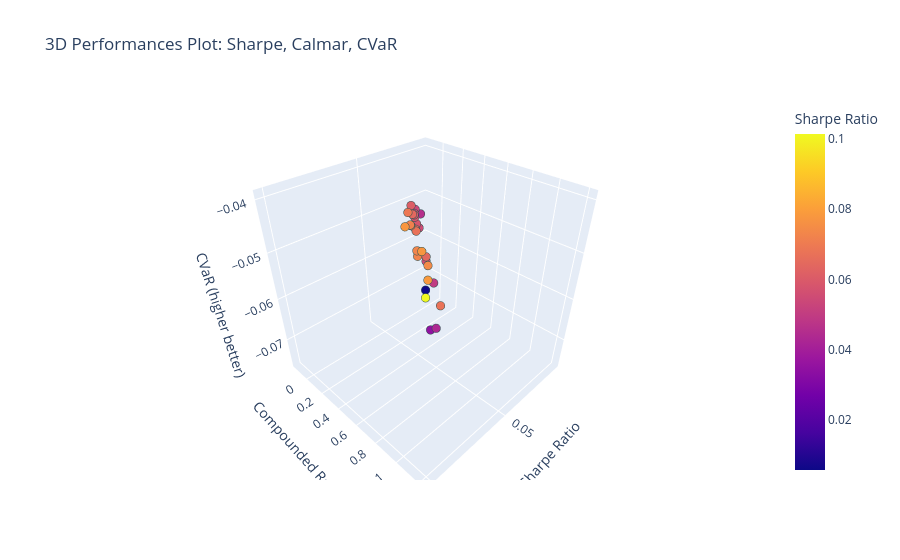

Notebook cell for this chart:
### Markdown cell above
##### Pareto Frontier with 2 or 3 Metrics

### Code cell
fig = px.scatter_3d(
    all_overall_perfs,
    x='sharpe',
    y='compunded_return',
    z='cvar',
    hover_name=all_overall_perfs.index,
    color='sharpe',                # color by Sharpe (or any metric)
    title='3D Performances Plot: Sharpe, Calmar, CVaR',
    labels={
        'sharpe': 'Sharpe Ratio',
        'compunded_return': 'Compounded Return',
        'cvar': 'CVaR (higher better)'
    }
)

# Update marker size and appearance
fig.update_traces(marker=dict(size=5, line=dict(width=1, color='DarkSlateGrey')))

fig.show()

### Figure 1 — Plotly figure (JSON) as saved in the notebook; plotly's stock layout.template omitted (floating-point values rounded to 4 significant figures)
{"data": [{"hovertemplate": "<b>%{hovertext}</b><br><br>Sharpe Ratio=%{marker.color}<br>Compounded Return=%{y}<br>CVaR (higher better)=%{z}<extra></extra>", "hovertext": ["PatchTST-custom_loss_11", "TemporalTransformer-custom_loss_11", "AttentionLSTM-custom_loss_13", "AttentionLSTM-custom_loss_10", "AttentionLSTM-custom_loss_11", "InvertedAttentionLSTM-custom_loss_13", "InvertedAttentionLSTM-custom_loss_10", "VLSTM-custom_loss_14", "BaseLSTM-custom_loss_14", "PatchTST-custom_loss_13", "BaseLSTM-custom_loss_10", "DeformTime-custom_loss_13", "BaseLSTM-custom_loss_13", "VLSTM-custom_loss_13", "VLSTM-custom_loss_10", "PatchTST-custom_loss_14", "InvertedAttentionLSTM-custom_loss_14", "AttentionLSTM-custom_loss_14", "TemporalTransformer-custom_loss_13", "InvertedAttentionLSTM-custom_loss_11", "DeformTime-custom_loss_10", "BaseLSTM-custom_loss_11", "DeformTime-custom_loss_14", "TemporalTransformer-custom_loss_14", "TemporalTransformer-custom_loss_10", "PatchTST-custom_loss_10", "DeformTime-custom_loss_11", "VLSTM-custom_loss_11"], "legendgroup": "", "marker": {"color": [0.1013, 0.0784, 0.0776, 0.0775, 0.0743, 0.0726, 0.0723, 0.0714, 0.0713, 0.0689, 0.0672, 0.0672, 0.0643, 0.0642, 0.0641, 0.0609, 0.0587, 0.0586, 0.0581, 0.057, 0.0555, 0.0544, 0.0539, 0.0499, 0.0456, 0.0434, 0.0346, 0.0058], "coloraxis": "coloraxis", "line": {"color": "DarkSlateGrey", "width": 1}, "size": 5, "symbol": "circle"}, "mode": "markers", "name": "", "scene": "scene", "showlegend": false, "type": "scatter3d", "x": [0.1013, 0.0784, 0.0776, 0.0775, 0.0743, 0.0726, 0.0723, 0.0714, 0.0713, 0.0689, 0.0672, 0.0672, 0.0643, 0.0642, 0.0641, 0.0609, 0.0587, 0.0586, 0.0581, 0.057, 0.0555, 0.0544, 0.0539, 0.0499, 0.0456, 0.0434, 0.0346, 0.0058], "y": [1.214, 0.9055, 0.722, 0.8466, 0.8478, 0.7369, 0.7374, 0.6679, 0.6714, 0.6129, 0.6524, 0.8548, 0.58, 0.6024, 0.6891, 0.5178, 0.5096, 0.5126, 0.521, 0.4898, 0.5665, 0.4884, 0.4479, 0.5598, 0.3744, 0.5038, 0.3224, -0.1451], "z": [-0.0406, -0.0463, -0.0396, -0.0423, -0.0452, -0.0442, -0.0452, -0.0407, -0.0408, -0.0395, -0.0425, -0.054, -0.0407, -0.0431, -0.0472, -0.0402, -0.0422, -0.0426, -0.0438, -0.0424, -0.0509, -0.0454, -0.0424, -0.0566, -0.045, -0.0698, -0.0752, -0.0762]}], "layout": {"coloraxis": {"colorbar": {"title": {"text": "Sharpe Ratio"}}, "colorscale": [[0, "#0d0887"], [0.1111, "#46039f"], [0.2222, "#7201a8"], [0.3333, "#9c179e"], [0.4444, "#bd3786"], [0.5556, "#d8576b"], [0.6667, "#ed7953"], [0.7778, "#fb9f3a"], [0.8889, "#fdca26"], [1, "#f0f921"]]}, "legend": {"tracegroupgap": 0}, "scene": {"domain": {"x": [0, 1], "y": [0, 1]}, "xaxis": {"title": {"text": "Sharpe Ratio"}}, "yaxis": {"title": {"text": "Compounded Return"}}, "zaxis": {"title": {"text": "CVaR (higher better)"}}}, "title": {"text": "3D Performances Plot: Sharpe, Calmar, CVaR"}}}
